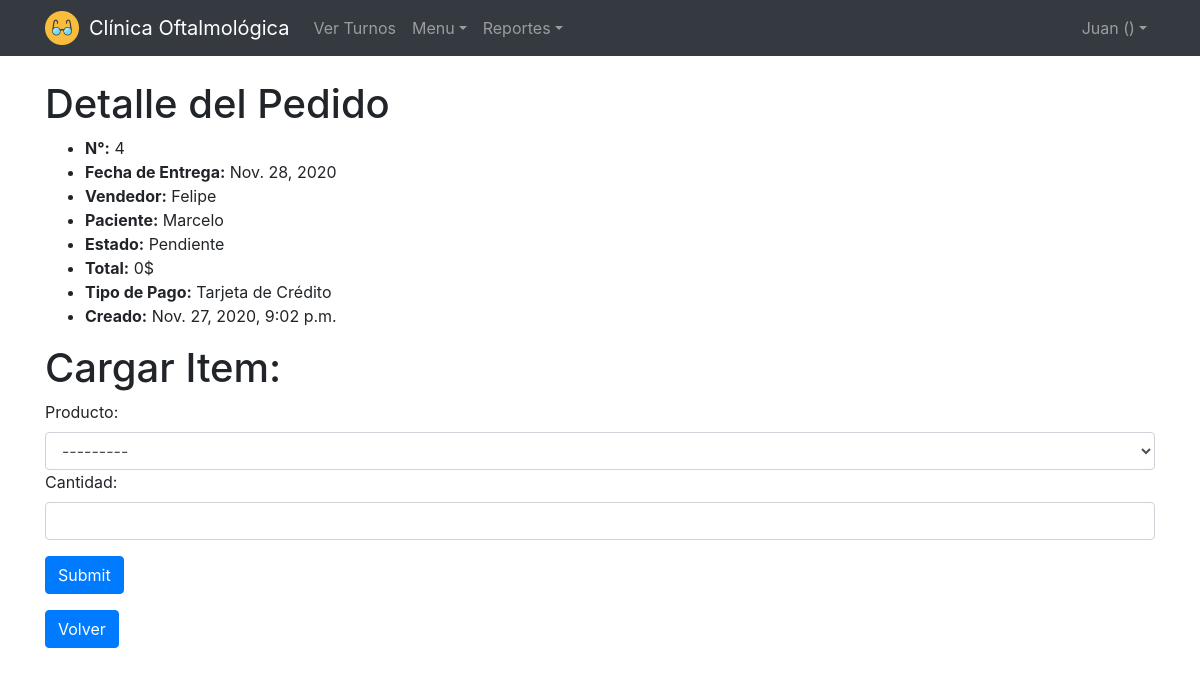
Before: /clinica/pedidoshow/4 (signed in) with the older database file.
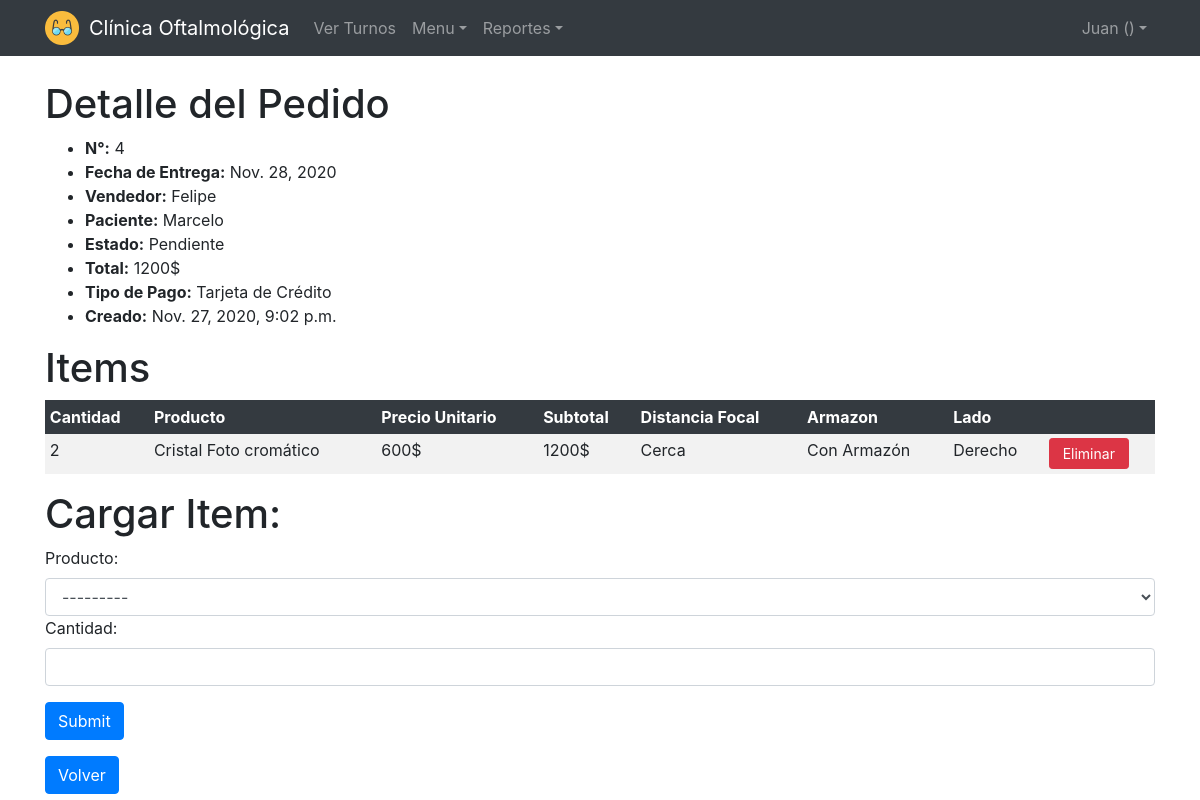
After: the same page with the newer database file.
### clinica/models.py (models this page shows, shortened)
class Pedido(models.Model):
    created_at = models.DateTimeField(auto_now_add=True)
    updated_at = models.DateTimeField(auto_now=True)
    user = models.ForeignKey(
        settings.AUTH_USER_MODEL,
        on_delete=models.CASCADE,
    )
    paciente = models.ForeignKey(Paciente, on_delete=models.CASCADE)
    tipopago = models.ForeignKey(Tipopago, on_delete=models.CASCADE)
    estado = models.ForeignKey(Estado, on_delete=models.CASCADE)
    total = models.IntegerField()
    fechaentrega = models.DateField()

class Paciente(models.Model):
    user = models.ForeignKey(
        settings.AUTH_USER_MODEL,
        on_delete=models.CASCADE,
    )
    nombre = models.CharField(max_length=64)
    apellido = models.CharField(max_length=64)
    dni = models.IntegerField()
    telefono = models.CharField(max_length=64)
    direccion = models.CharField(max_length=64)
    email = models.CharField(max_length=64)

class Estado(models.Model):
    nombre = models.CharField(max_length=64)

class Tipopago(models.Model):
    nombre = models.CharField(max_length=64)

class Subpedido(models.Model):
    pedido = models.ForeignKey(Pedido, on_delete=models.CASCADE)
    producto = models.ForeignKey(Producto, on_delete=models.CASCADE)
    distancia = models.ForeignKey(Distancia, on_delete=models.CASCADE)
    lado = models.ForeignKey(Lado, on_delete=models.CASCADE)
    armazon = models.ForeignKey(Armazon, on_delete=models.CASCADE)
    cantidad = models.IntegerField()

class Producto(models.Model):
    categoria = models.ForeignKey(Categoria, on_delete=models.CASCADE)
    nombre = models.CharField(max_length=64)
    precio = models.IntegerField()
    detalle = models.CharField(max_length=64)
    def __str__(self):
        return u'{0}'.format(self.nombre)

class Distancia(models.Model):
    nombre = models.CharField(max_length=64)
    def __str__(self):
        return u'{0}'.format(self.nombre)

class Armazon(models.Model):
    nombre = models.CharField(max_length=64)
    def __str__(self):
        return u'{0}'.format(self.nombre)

class Lado(models.Model):
    nombre = models.CharField(max_length=64)
    def __str__(self):
        return u'{0}'.format(self.nombre)

### clinica/views.py (the view)
# urls.py: path("pedidoshow/<int:pedido_id>", views.pedidoshow, name="pedidoshow"),
def pedidoshow(request, pedido_id):
    if not request.user.is_authenticated:
        return HttpResponseRedirect(reverse("login"))
    pedido = Pedido.objects.get(id=pedido_id)
    productos = Producto.objects.all()
    items = Subpedido.objects.filter(pedido_id=pedido_id)
    if request.method == "POST":
        form = FormSubpedido(request.POST)
        if form.is_valid():
            producto = form.cleaned_data["producto"].id
            lado = form.cleaned_data["lado"].id
            armazon = form.cleaned_data["armazon"].id
            distancia = form.cleaned_data["distancia"].id
            cantidad = form.cleaned_data["cantidad"]
            p = Subpedido(pedido_id=pedido_id, producto_id=producto, lado_id=lado, armazon_id=armazon, distancia_id=distancia, cantidad=cantidad)
            p.save()
            precioProducto = Producto.objects.get(id=producto).precio
            pedido.total = pedido.total + (cantidad * precioProducto)
            pedido.save()
            messages.success(request, 'El Item fue Agregado Exitosamente')
            return redirect('pedidoshow', pedido_id)
    else:
        return render(request, "pedidos/show.html", {
            "pedido": pedido,
            "items" : items,
            "productos": productos,
            "form" : FormSubpedido()
        })

### clinica/views.py
class FormSubpedido(forms.Form):
    producto = forms.ModelChoiceField(label="Producto:", queryset=Producto.objects.all(), required=True, widget=forms.Select(attrs={'class':'form-control'}))
    cantidad = forms.IntegerField(label="Cantidad:", required=True, widget=forms.NumberInput(attrs={'class':'form-control'}))
    lado = forms.ModelChoiceField(empty_label=None, label="Lado:", queryset=Lado.objects.all(), required=True, widget=forms.Select(attrs={'class':'form-control', 'style':'display:none'}))
    distancia = forms.ModelChoiceField(empty_label=None, label="Distancia:", queryset=Distancia.objects.all(), required=True, widget=forms.Select(attrs={'class':'form-control', 'style':'display:none'}))
    armazon = forms.ModelChoiceField(empty_label=None, label="Armazón:", queryset=Armazon.objects.all(), required=True, widget=forms.Select(attrs={'class':'form-control', 'style':'display:none'}))

### clinica/templates/pedidos/show.html (shortened to what this page needs)
{% extends "layout.html" %}
{% block body %}
    <div class="container">
        <h1>Detalle del Pedido</h1>
        <ul>
            <li><strong>N°:</strong> {{pedido.id }}</li>
            <li><strong>Fecha de Entrega:</strong> {{ pedido.fechaentrega }}</li>
            <li><strong>Vendedor:</strong> {{ pedido.user.get_username }}</li>
            <li><strong>Paciente:</strong> {{ pedido.paciente.nombre }}</li>
            <li><strong>Estado:</strong> {{ pedido.estado.nombre }}</li>
            {% if request.session.tipousuario_id != 4 %}
                <li><strong>Total:</strong> {{ pedido.total }}$</li>
            {% endif %}
            <li><strong>Tipo de Pago:</strong> {{ pedido.tipopago.nombre }}</li>
            <li><strong>Creado:</strong> {{ pedido.created_at }}</li>
        </ul>
        {% if items %}
            <h1>Items</h1>
            <table class="table table-sm table-striped table-borderless">
                <thead class="table-dark">
                    <tr>
                        <th>Cantidad</th>
                        <th>Producto</th>
                        {% if request.session.tipousuario_id != 4 %}
                            <th>Precio Unitario</th>
                            <th>Subtotal</th>
                        {% endif %}
                        <th>Distancia Focal</th>
                        <th>Armazon</th>
                        <th>Lado</th>
                        {% if request.session.tipousuario_id != 4 %}
                            <th></th>
                        {% endif %}
                    </tr>
                </thead>
                <tbody>
                    {% for item in items %}
                        <tr>
                            <td>{{ item.cantidad }}</td>
                            <td>{{ item.producto.nombre }}</td>
                            {% if request.session.tipousuario_id != 4 %}
                                <td>{{ item.producto.precio }}$</td>
                                <td>{% widthratio item.producto.precio 1 item.cantidad %}$</td>
                            {% endif %}
                            <td>{{ item.distancia }}</td>
                            <td>{{ item.armazon }}</td>
                            <td>{{ item.lado }}</td>
                            {% if request.session.tipousuario_id != 4 %}
                                <td style="width: 10%;">
                                    <a href="{% url 'itemdelete' item.id %}" class="btn btn-danger btn-sm botones-index">Eliminar</a>
                                </td>
                            {% endif %}
                        </tr>
                    {% endfor %}
                </tbody>
            </table>
        {% endif %}
        {% if request.session.tipousuario_id != 4 %}
            <h1>Cargar Item:</h1>
            <form action="{% url 'pedidoshow' pedido.id %}" method="post">
                {{ form }}
                <div class="form-group" style="margin-top: 1rem;">
                    <input type="submit", class="btn btn-primary">
                </div>
            </form>
        {% endif %}
        <a href="{% url 'pedidosindex' %}" class="btn btn-primary">Volver</a>
    </div>
{% endblock %}

### clinica/templates/layout.html (shortened to what this page needs)
<!DOCTYPE html>
<html lang="es">
    <head>
        {% load static %}
        <link rel="stylesheet" type="text/css" href="{% static 'stylesheets/clinica.css' %}">
        <link rel="stylesheet" href="https://stackpath.bootstrapcdn.com/bootstrap/4.5.0/css/bootstrap.min.css">
    </head>
    <body>
        <header style="margin-bottom: 5rem;">
            <nav class="navbar navbar-expand-xl navbar-dark fixed-top bg-dark">
                <div class="container">
                    <div>
                        <img style="width: 34px; height: 34px;" alt="Icono" src="{% static 'images/icon.png' %}"/>
                    </div>
                    <a class="navbar-brand" href="#" style="margin-left:10px">Clínica Oftalmológica</a>
                    <div class="collapse navbar-collapse" id="navbarCollapse">
                        <ul class="navbar-nav mr-auto">
                            {% if request.user.id %}
                                <li class="nav-item">
                                    <a href="{% url 'turnosindex' %}" class="nav-item nav-link">Ver Turnos</a>
                                </li>
                                {% if request.user.id %}
                                    <li class="nav-item dropdown">
                                        <a class="nav-link dropdown-toggle" data-toggle="dropdown" href="#" role="button" aria-haspopup="true" aria-expanded="false">Menu</a>
                                    </li>
                                {% endif %}
                                {% if request.user.id %}
                                    <li class="nav-item dropdown">
                                        <a class="nav-link dropdown-toggle" data-toggle="dropdown" href="#" role="button" aria-haspopup="true" aria-expanded="false">Reportes</a>
                                    </li>
                                {% endif %}
                            {% endif %}
                        </ul>
                        <div class="navbar-nav">
                            {% if request.user.id %}
                                <div class="nav-item dropdown">
                                    <a class="nav-link dropdown-toggle" data-toggle="dropdown" href="#" role="button" aria-haspopup="true" aria-expanded="false">{{ request.user.username }} ({{ request.session.tipousuario }})</a>
                                </div>
                            {% else %}
                                <a href="{% url 'login' %}" class="nav-item nav-link">Ingresar</a>
                            {% endif %}
                        </div>
                    </div>
                </div>
            </nav>
        </header>
        {% block body %}
        {% endblock %}
    </body>
</html>

### clinica/static/stylesheets/clinica.css (style rules this page uses)
.botones-index { width: 80px; }

Changed rows visible on the page:
changed Pedido "Felipe": total "0" → "1200"
added Subpedido: cantidad "2", producto.nombre "Cristal Foto cromático", producto.precio "600", producto+cantidad "1200", distancia "Cerca", armazon "Con Armazón", lado "Derecho"
Other visible differences:
text now shown: "Items Cantidad Producto Precio Unitario Subtotal Distancia Focal Armazon Lado"
